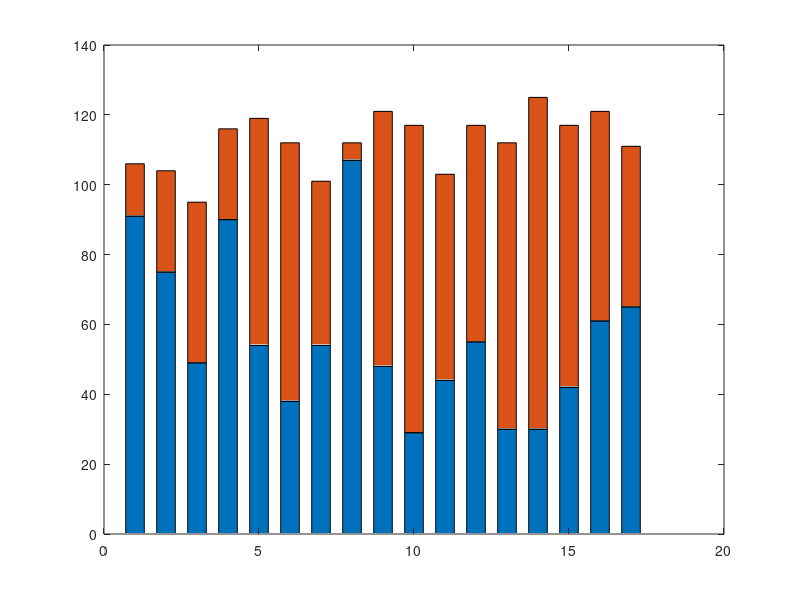

This figure's MATLAB source: (Note: this script raises an error after producing the figure.)
clear all
close all
clf

load('contacts_all_resp_sub17.mat')
y = contacts_all_resp;

% Set a more reasonable figure proportion
set(gcf, 'Position', [100, 100, 400, 260]);  

% Bottom bar graph
% Plot stacked bar chart and set bar width
barHandle = bar(y, 'stacked', 'BarWidth', 0.6);

% Define colors
green_color = [145, 172, 91] / 255;
white_color = [1 1 1];

% Set the color of each column: the first column is green, the others are white
for i = 1:length(barHandle)
    if i == 1
        barHandle(i).FaceColor = green_color;
    else
        barHandle(i).FaceColor = white_color;
    end
end

xticks([1,2,3,4,5,6,7,8,9,10,11,12,13,14,15,16,17]);

ylabel('The number of contacts', 'FontSize', 8, 'FontName', 'Arial', 'Color', 'k');
xlabel('Subjects label',  'FontSize', 8, 'FontName', 'Arial', 'Color', 'k');
set(gca, 'FontSize', 8, 'FontName', 'Arial', 'TickDir', 'out', 'LineWidth', 0.5, 'XColor', 'k', 'YColor', 'k');
box off;
